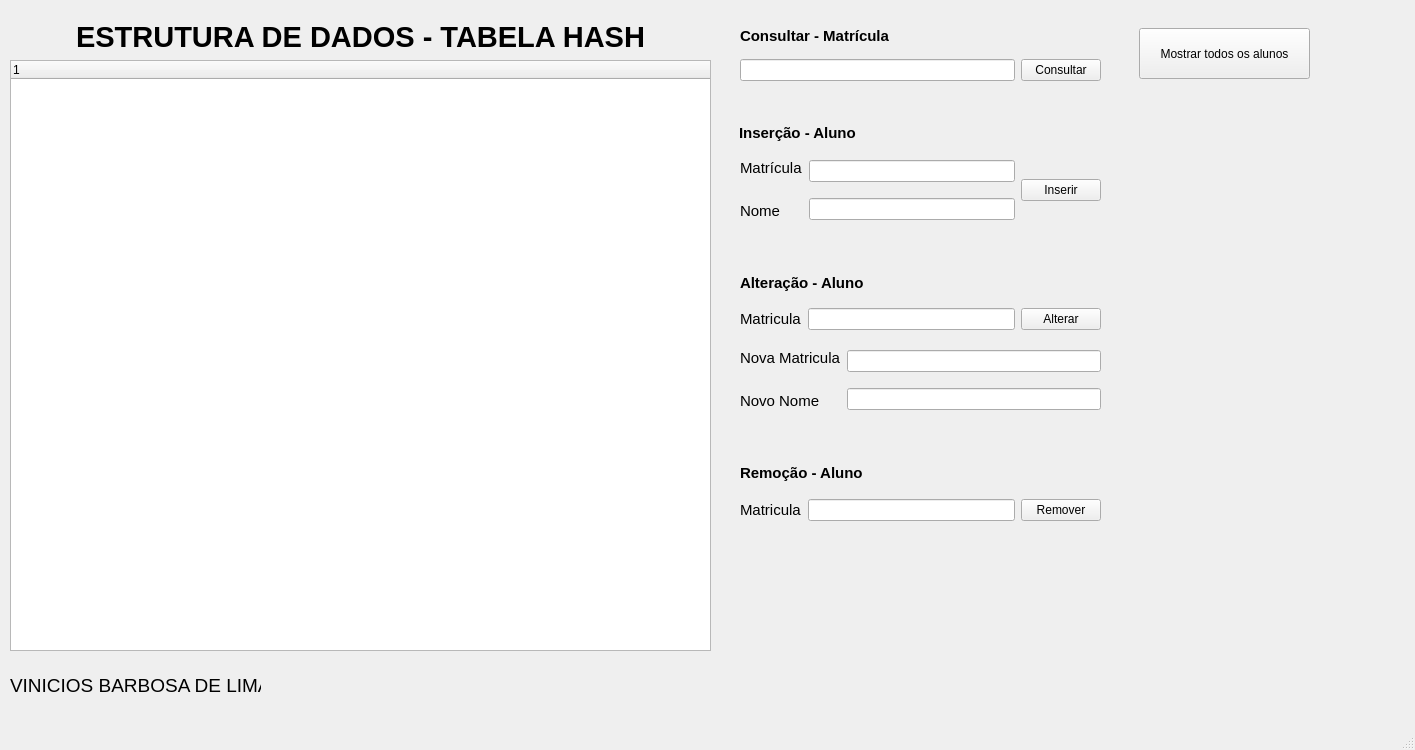
<?xml version="1.0" encoding="UTF-8"?>
<ui version="4.0">
 <class>MainWindow</class>
 <widget class="QMainWindow" name="MainWindow">
  <property name="geometry">
   <rect>
    <x>0</x>
    <y>0</y>
    <width>1415</width>
    <height>750</height>
   </rect>
  </property>
  <property name="windowTitle">
   <string>MainWindow</string>
  </property>
  <widget class="QWidget" name="centralwidget">
   <widget class="QWidget" name="horizontalLayoutWidget_2">
    <property name="geometry">
     <rect>
      <x>10</x>
      <y>20</y>
      <width>701</width>
      <height>631</height>
     </rect>
    </property>
    <layout class="QHBoxLayout" name="horizontalLayout_2">
     <item>
      <layout class="QVBoxLayout" name="verticalLayout">
       <item>
        <widget class="QLabel" name="label">
         <property name="text">
          <string>&lt;html&gt;&lt;head/&gt;&lt;body&gt;&lt;p align=&quot;center&quot;&gt;&lt;span style=&quot; font-size:22pt; font-weight:700;&quot;&gt;ESTRUTURA DE DADOS - TABELA HASH&lt;/span&gt;&lt;/p&gt;&lt;/body&gt;&lt;/html&gt;</string>
         </property>
        </widget>
       </item>
       <item>
        <widget class="QTreeWidget" name="treeWidget">
         <column>
          <property name="text">
           <string notr="true">1</string>
          </property>
         </column>
        </widget>
       </item>
      </layout>
     </item>
    </layout>
   </widget>
   <widget class="QWidget" name="verticalLayoutWidget_2">
    <property name="geometry">
     <rect>
      <x>740</x>
      <y>20</y>
      <width>361</width>
      <height>61</height>
     </rect>
    </property>
    <layout class="QVBoxLayout" name="verticalLayout_2">
     <item>
      <widget class="QLabel" name="label_2">
       <property name="text">
        <string>&lt;html&gt;&lt;head/&gt;&lt;body&gt;&lt;p&gt;&lt;span style=&quot; font-size:11pt; font-weight:700;&quot;&gt;Consultar - Matrícula&lt;/span&gt;&lt;/p&gt;&lt;/body&gt;&lt;/html&gt;</string>
       </property>
      </widget>
     </item>
     <item>
      <layout class="QHBoxLayout" name="horizontalLayout">
       <item>
        <widget class="QLineEdit" name="entrada_consulta"/>
       </item>
       <item>
        <widget class="QPushButton" name="btn_consultar">
         <property name="text">
          <string>Consultar</string>
         </property>
        </widget>
       </item>
      </layout>
     </item>
    </layout>
   </widget>
   <widget class="QLabel" name="label_4">
    <property name="geometry">
     <rect>
      <x>739</x>
      <y>120</y>
      <width>131</width>
      <height>27</height>
     </rect>
    </property>
    <property name="text">
     <string>&lt;html&gt;&lt;head/&gt;&lt;body&gt;&lt;p&gt;&lt;span style=&quot; font-size:11pt; font-weight:700;&quot;&gt;Inserção - Aluno&lt;/span&gt;&lt;/p&gt;&lt;/body&gt;&lt;/html&gt;</string>
    </property>
   </widget>
   <widget class="QWidget" name="horizontalLayoutWidget">
    <property name="geometry">
     <rect>
      <x>740</x>
      <y>150</y>
      <width>361</width>
      <height>80</height>
     </rect>
    </property>
    <layout class="QHBoxLayout" name="horizontalLayout_3">
     <item>
      <layout class="QVBoxLayout" name="verticalLayout_3">
       <item>
        <widget class="QLabel" name="label_5">
         <property name="text">
          <string>&lt;html&gt;&lt;head/&gt;&lt;body&gt;&lt;p&gt;&lt;span style=&quot; font-size:11pt;&quot;&gt;Matrícula&lt;/span&gt;&lt;/p&gt;&lt;/body&gt;&lt;/html&gt;</string>
         </property>
        </widget>
       </item>
       <item>
        <widget class="QLabel" name="label_6">
         <property name="text">
          <string>&lt;html&gt;&lt;head/&gt;&lt;body&gt;&lt;p&gt;&lt;span style=&quot; font-size:11pt;&quot;&gt;Nome&lt;/span&gt;&lt;/p&gt;&lt;/body&gt;&lt;/html&gt;</string>
         </property>
        </widget>
       </item>
      </layout>
     </item>
     <item>
      <layout class="QVBoxLayout" name="verticalLayout_4">
       <item>
        <widget class="QLineEdit" name="entrada_matricula"/>
       </item>
       <item>
        <widget class="QLineEdit" name="entrada_nome"/>
       </item>
      </layout>
     </item>
     <item>
      <widget class="QPushButton" name="btn_Inserir">
       <property name="text">
        <string>Inserir</string>
       </property>
      </widget>
     </item>
    </layout>
   </widget>
   <widget class="QPushButton" name="pushButton">
    <property name="geometry">
     <rect>
      <x>1139</x>
      <y>28</y>
      <width>171</width>
      <height>51</height>
     </rect>
    </property>
    <property name="text">
     <string>Mostrar todos os alunos</string>
    </property>
   </widget>
   <widget class="QLabel" name="label_7">
    <property name="geometry">
     <rect>
      <x>740</x>
      <y>270</y>
      <width>131</width>
      <height>27</height>
     </rect>
    </property>
    <property name="text">
     <string>&lt;html&gt;&lt;head/&gt;&lt;body&gt;&lt;p&gt;&lt;span style=&quot; font-size:11pt; font-weight:700;&quot;&gt;Alteração - Aluno&lt;/span&gt;&lt;/p&gt;&lt;/body&gt;&lt;/html&gt;</string>
    </property>
   </widget>
   <widget class="QWidget" name="horizontalLayoutWidget_3">
    <property name="geometry">
     <rect>
      <x>740</x>
      <y>299</y>
      <width>361</width>
      <height>41</height>
     </rect>
    </property>
    <layout class="QHBoxLayout" name="horizontalLayout_4">
     <item>
      <widget class="QLabel" name="label_3">
       <property name="text">
        <string>&lt;html&gt;&lt;head/&gt;&lt;body&gt;&lt;p&gt;&lt;span style=&quot; font-size:11pt;&quot;&gt;Matricula&lt;/span&gt;&lt;/p&gt;&lt;/body&gt;&lt;/html&gt;</string>
       </property>
      </widget>
     </item>
     <item>
      <widget class="QLineEdit" name="entrada_alteracao"/>
     </item>
     <item>
      <widget class="QPushButton" name="pushButton_2">
       <property name="text">
        <string>Alterar</string>
       </property>
      </widget>
     </item>
    </layout>
   </widget>
   <widget class="QWidget" name="horizontalLayoutWidget_4">
    <property name="geometry">
     <rect>
      <x>740</x>
      <y>340</y>
      <width>361</width>
      <height>80</height>
     </rect>
    </property>
    <layout class="QHBoxLayout" name="horizontalLayout_5">
     <item>
      <layout class="QVBoxLayout" name="verticalLayout_6">
       <item>
        <widget class="QLabel" name="label_8">
         <property name="text">
          <string>&lt;html&gt;&lt;head/&gt;&lt;body&gt;&lt;p&gt;&lt;span style=&quot; font-size:11pt;&quot;&gt;Nova Matricula&lt;/span&gt;&lt;/p&gt;&lt;/body&gt;&lt;/html&gt;</string>
         </property>
        </widget>
       </item>
       <item>
        <widget class="QLabel" name="label_9">
         <property name="text">
          <string>&lt;html&gt;&lt;head/&gt;&lt;body&gt;&lt;p&gt;&lt;span style=&quot; font-size:11pt;&quot;&gt;Novo Nome&lt;/span&gt;&lt;/p&gt;&lt;/body&gt;&lt;/html&gt;</string>
         </property>
        </widget>
       </item>
      </layout>
     </item>
     <item>
      <layout class="QVBoxLayout" name="verticalLayout_5">
       <item>
        <widget class="QLineEdit" name="nova_matricula"/>
       </item>
       <item>
        <widget class="QLineEdit" name="nova_nome"/>
       </item>
      </layout>
     </item>
    </layout>
   </widget>
   <widget class="QLabel" name="label_10">
    <property name="geometry">
     <rect>
      <x>740</x>
      <y>460</y>
      <width>131</width>
      <height>27</height>
     </rect>
    </property>
    <property name="text">
     <string>&lt;html&gt;&lt;head/&gt;&lt;body&gt;&lt;p&gt;&lt;span style=&quot; font-size:11pt; font-weight:700;&quot;&gt;Remoção - Aluno&lt;/span&gt;&lt;/p&gt;&lt;/body&gt;&lt;/html&gt;</string>
    </property>
   </widget>
   <widget class="QWidget" name="horizontalLayoutWidget_5">
    <property name="geometry">
     <rect>
      <x>740</x>
      <y>490</y>
      <width>361</width>
      <height>41</height>
     </rect>
    </property>
    <layout class="QHBoxLayout" name="horizontalLayout_6">
     <item>
      <widget class="QLabel" name="label_11">
       <property name="text">
        <string>&lt;html&gt;&lt;head/&gt;&lt;body&gt;&lt;p&gt;&lt;span style=&quot; font-size:11pt;&quot;&gt;Matricula&lt;/span&gt;&lt;/p&gt;&lt;/body&gt;&lt;/html&gt;</string>
       </property>
      </widget>
     </item>
     <item>
      <widget class="QLineEdit" name="entrada_remover"/>
     </item>
     <item>
      <widget class="QPushButton" name="btn_remover">
       <property name="text">
        <string>Remover</string>
       </property>
      </widget>
     </item>
    </layout>
   </widget>
   <widget class="QLabel" name="label_12">
    <property name="geometry">
     <rect>
      <x>10</x>
      <y>670</y>
      <width>251</width>
      <height>31</height>
     </rect>
    </property>
    <property name="text">
     <string>&lt;html&gt;&lt;head/&gt;&lt;body&gt;&lt;p&gt;&lt;span style=&quot; font-size:14pt;&quot;&gt;VINICIOS BARBOSA DE LIMA&lt;/span&gt;&lt;/p&gt;&lt;/body&gt;&lt;/html&gt;</string>
    </property>
   </widget>
  </widget>
  <widget class="QMenuBar" name="menubar">
   <property name="geometry">
    <rect>
     <x>0</x>
     <y>0</y>
     <width>1415</width>
     <height>21</height>
    </rect>
   </property>
  </widget>
  <widget class="QStatusBar" name="statusbar"/>
 </widget>
 <resources/>
 <connections/>
</ui>
